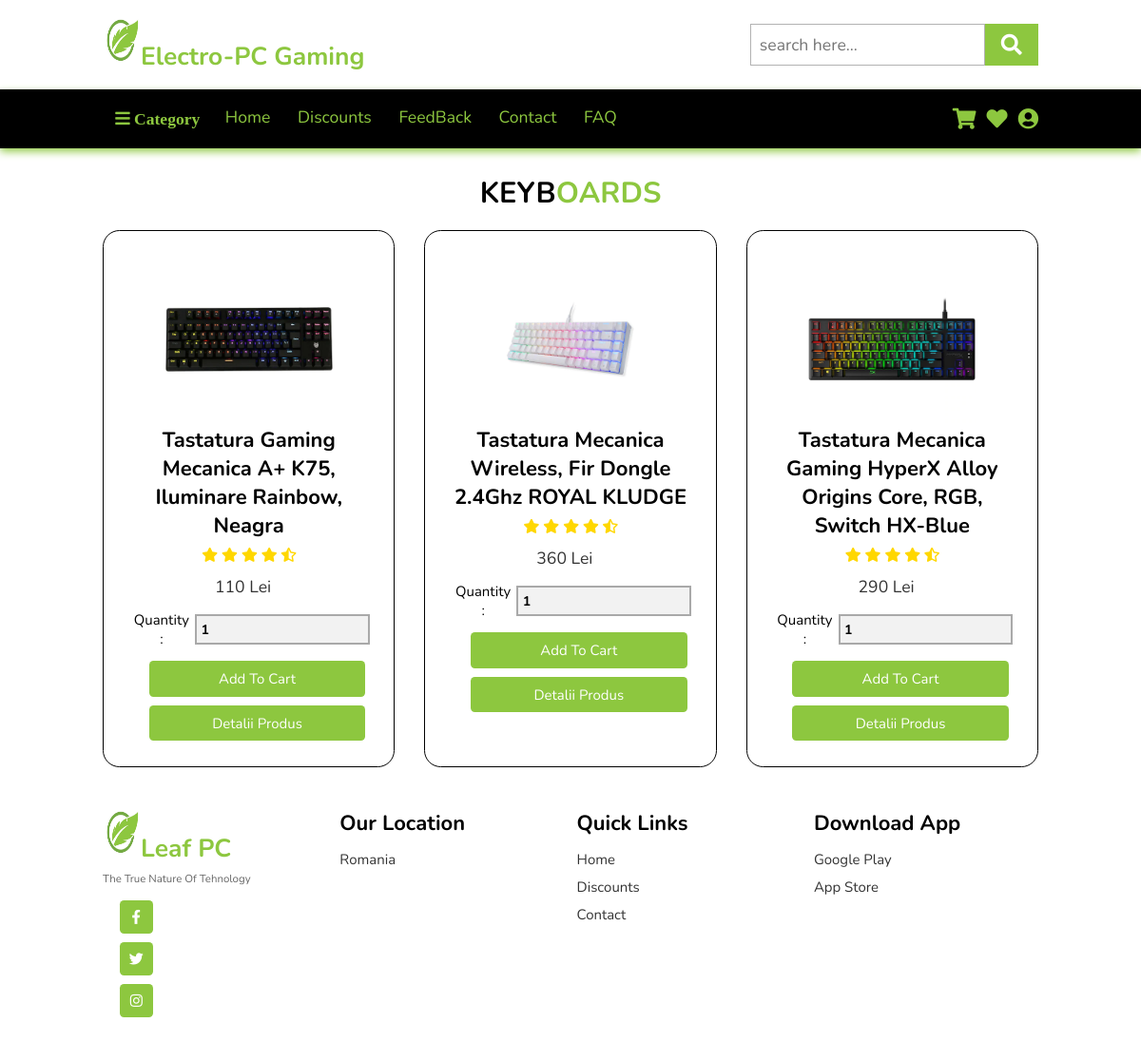
Page /keyboards.php (signed in) on the committed database.
### tables this page shows
CREATE TABLE `keyboards` (
  `name` varchar(255) DEFAULT NULL,
  `price` int(11) DEFAULT NULL,
  `image` varchar(255) DEFAULT NULL,
  `id` int(11) NOT NULL,
  `stock` int(10) NOT NULL
);

### p.keyboards.php (the view, shortened to what this page needs)
<?php
   $select_product = mysqli_query($conn, "SELECT * FROM `keyboards`") or die('query failed');
   if(mysqli_num_rows($select_product) > 0){
      while($fetch_product = mysqli_fetch_assoc($select_product)){
?>
<div class="box">
   <form method="post" action="">
         <img src="<?php echo $fetch_product['image']; ?>" alt="">
         <h3><div class="name"><?php echo $fetch_product['name']; ?></div></h3>
         <div class="stars">
                <i class="fas fa-star"></i>
                <i class="fas fa-star"></i>
                <i class="fas fa-star"></i>
                <i class="fas fa-star"></i>
                <i class="fas fa-star-half-alt"></i>
            </div>
         <div class="price"><?php echo $fetch_product['price']; ?> Lei<span></span></div>
      <div class="quantity">
         <span>quantity : </span>
         <input type="number" min="1" name="product_quantity" value="1">
      </div>
         <input type="submit" value="add to cart" name="add_to_cart" class="btn">
   </form>
   <form method="post" action="product.keyboards.php">
         <input type="submit" value="Detalii produs" name="view_product" class="btn">
   </form>
</div>
<?php
      };
};
?>

### css/style-0.css (style rules this page uses)
:root { --green:rgb(141, 199, 63); --black:black; --white:white; --gray:lightgray; }
* { font-family: 'Nunito', sans-serif; margin:0; padding:0; box-sizing: border-box; outline: none; border:none; text-decoration: none; text-transform: capitalize; transition: all .2s linear; }
html { font-size: 62.5%; overflow-x: hidden; scroll-padding-top: 6.5rem; scroll-behavior: smooth; }
.btn { display: block; border-radius: .5rem; width: 90%; margin-top: 1rem; margin-left: 2rem; background:var(--green); color:#fff; padding:1rem 3rem; font-size: 1.7rem; text-align: center; cursor: pointer; }
.product .box-container .box { flex:1 1 30rem; text-align: center; padding: 3rem; border: .2rem solid; border-color: var(--black); border-radius: 2rem; overflow: hidden; position: relative; }
.product .box-container .box img { height: 20rem; }
.product .box-container .box h3 { color:var(--black); font-size: 2.5rem; }
.product .box-container .box .price { font-size: 2rem; color:#333; padding:.5rem 0; }
.product .box-container .box .price span { font-size: 1.5rem; color:#999; text-decoration: line-through; }
.product .box-container .box .quantity { display: flex; align-items: center; justify-content: center; padding-top: 1rem; padding-bottom: .5rem; }
.product .box-container .box span { padding:0 .7rem; font-size: 1.7rem; }
.product .box-container .box input[type="number"] { border:.3rem solid rgba(0,0,0,.3); font-size: 1.6rem; font-weight: bolder; color:var(--black); padding:.5rem; background:rgba(0,0,0,.05); }
.product .box-container .box .btn { display: inline-block; }
.product .box-container .box .stars i { padding:1rem .1rem; font-size: 1.7rem; color:gold; }
@media (max-width:1200px) { html { font-size: 55%; } }

### rows in the picture
keyboards: image (picture), name "Tastatura Gaming Mecanica A+ K75, Iluminare Rainbow, Neagra", price "110"
keyboards: image (picture), name "Tastatura Mecanica Wireless, Fir Dongle 2.4Ghz ROYAL KLUDGE", price "360"
keyboards: image (picture), name "Tastatura Mecanica Gaming HyperX Alloy Origins Core, RGB, Switch HX-Blue", price "290"
